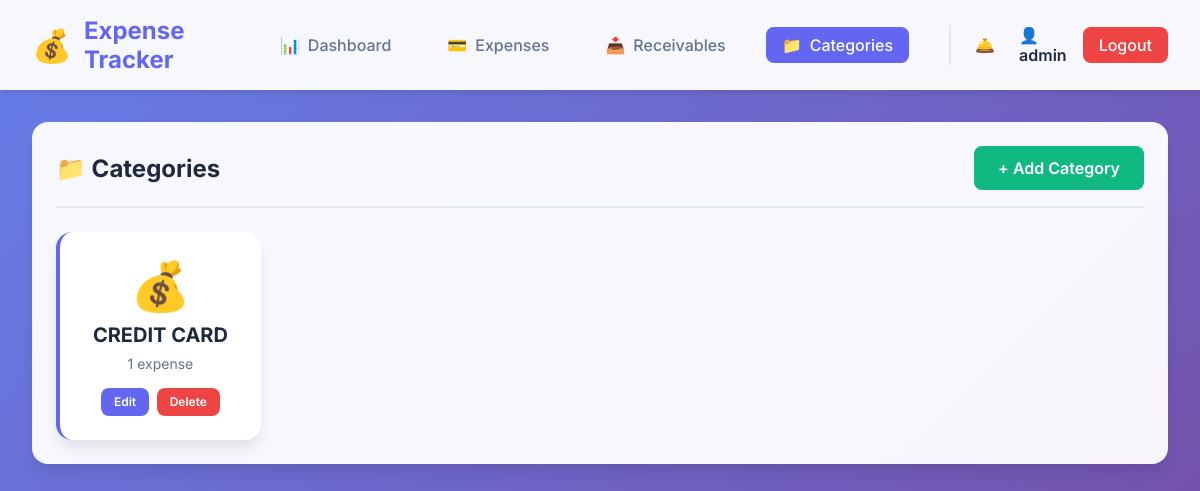
/categories/ (signed in), run on an earlier commit of the app's database.
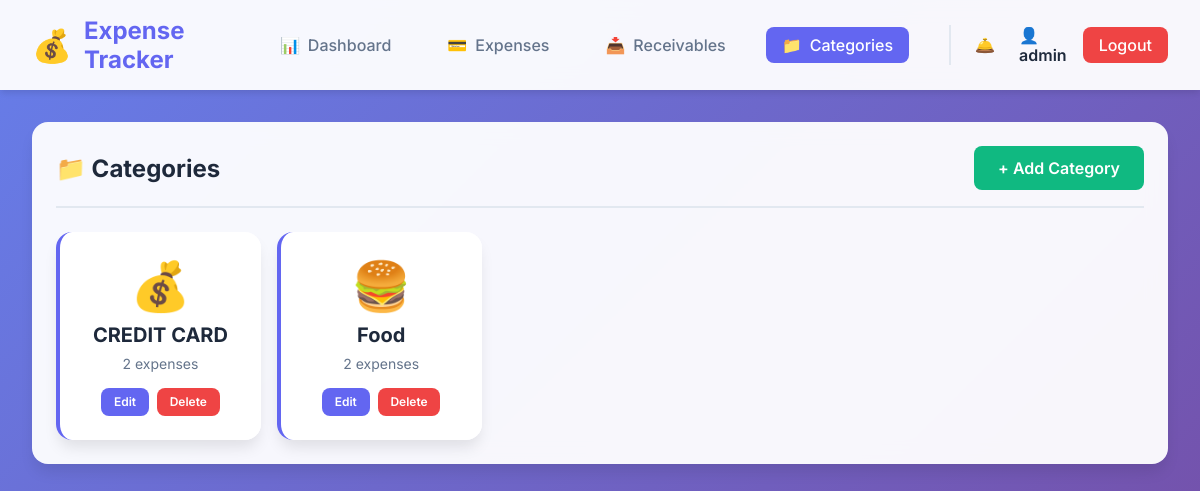
And on a later commit of the database.
### expenses/models.py (models this page shows, shortened)
class Category(models.Model):
    name = models.CharField(max_length=100)
    icon = models.CharField(max_length=50, default='💰')
    color = models.CharField(max_length=7, default='#6366f1')
    user = models.ForeignKey(User, on_delete=models.CASCADE, related_name='categories')
    created_at = models.DateTimeField(auto_now_add=True)
    class Meta:
        verbose_name_plural = 'Categories'
        ordering = ['name']

### expenses/views.py (the view)
# urls.py: path('categories/', views.category_list, name='category_list'),
@login_required
def category_list(request):
    categories = Category.objects.filter(user=request.user)
    return render(request, 'expenses/category_list.html', {'categories': categories})

### expenses/templates/expenses/category_list.html (shortened to what this page needs)
{% extends 'base.html' %}
{% block content %}
<div class="fade-in">
    <div class="card">
        <div class="card-header">
            <h1 class="card-title">📁 Categories</h1>
            <a href="{% url 'category_create' %}" class="btn btn-success">+ Add Category</a>
        </div>
        {% if categories %}
        <div style="display: grid; grid-template-columns: repeat(auto-fill, minmax(200px, 1fr)); gap: 1rem;">
            {% for category in categories %}
            <div class="card"
                style="text-align: center; border-left: 4px solid {{ category.color }}; display: flex; flex-direction: column; justify-content: space-between;">
                <div>
                    <div style="font-size: 3rem; margin-bottom: 0.5rem;">{{ category.icon }}</div>
                    <h3 style="font-size: 1.25rem; font-weight: 700; margin-bottom: 0.5rem;">{{ category.name }}</h3>
                    <p style="color: var(--gray); font-size: 0.875rem;">
                        {{ category.expenses.count }} expense{{ category.expenses.count|pluralize }}
                    </p>
                </div>
                <div style="margin-top: 1rem; display: flex; gap: 0.5rem; justify-content: center;">
                    <a href="{% url 'category_update' category.pk %}" class="btn btn-primary"
                        style="padding: 0.4rem 0.8rem; font-size: 0.75rem;">Edit</a>
                    <a href="{% url 'category_delete' category.pk %}" class="btn btn-danger"
                        style="padding: 0.4rem 0.8rem; font-size: 0.75rem;">Delete</a>
                </div>
            </div>
            {% endfor %}
        </div>
        {% else %}
        <p style="text-align: center; color: var(--gray); padding: 3rem;">
            No categories yet. <a href="{% url 'category_create' %}"
                style="color: var(--primary); font-weight: 600;">Create your first category</a>
        </p>
        {% endif %}
    </div>
</div>
{% endblock %}

What changed in the data, as far as the page shows it:
computed for Category "CREDIT CARD": expenses.count "1" → "2"
added Category: icon "🍔", name "Food", expenses.count "2"
